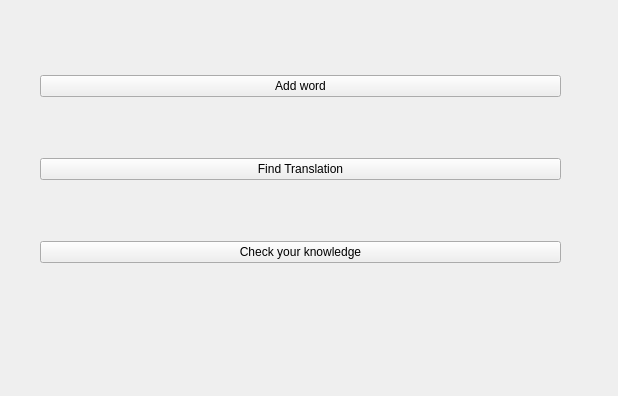
<?xml version="1.0" encoding="UTF-8"?>
<ui version="4.0">
 <class>Menu</class>
 <widget class="QWidget" name="Menu">
  <property name="geometry">
   <rect>
    <x>0</x>
    <y>0</y>
    <width>618</width>
    <height>396</height>
   </rect>
  </property>
  <property name="sizePolicy">
   <sizepolicy hsizetype="Fixed" vsizetype="Fixed">
    <horstretch>0</horstretch>
    <verstretch>0</verstretch>
   </sizepolicy>
  </property>
  <property name="windowTitle">
   <string>Form</string>
  </property>
  <widget class="QWidget" name="verticalLayoutWidget">
   <property name="geometry">
    <rect>
     <x>40</x>
     <y>20</y>
     <width>521</width>
     <height>301</height>
    </rect>
   </property>
   <layout class="QVBoxLayout" name="verticalLayout">
    <item>
     <widget class="QPushButton" name="pushButton_AddWord">
      <property name="text">
       <string>Add word</string>
      </property>
     </widget>
    </item>
    <item>
     <widget class="QPushButton" name="pushButton_findTranslation">
      <property name="text">
       <string>Find Translation</string>
      </property>
     </widget>
    </item>
    <item>
     <widget class="QPushButton" name="pushButton_Test">
      <property name="text">
       <string>Check your knowledge</string>
      </property>
     </widget>
    </item>
   </layout>
  </widget>
 </widget>
 <resources/>
 <connections/>
</ui>
